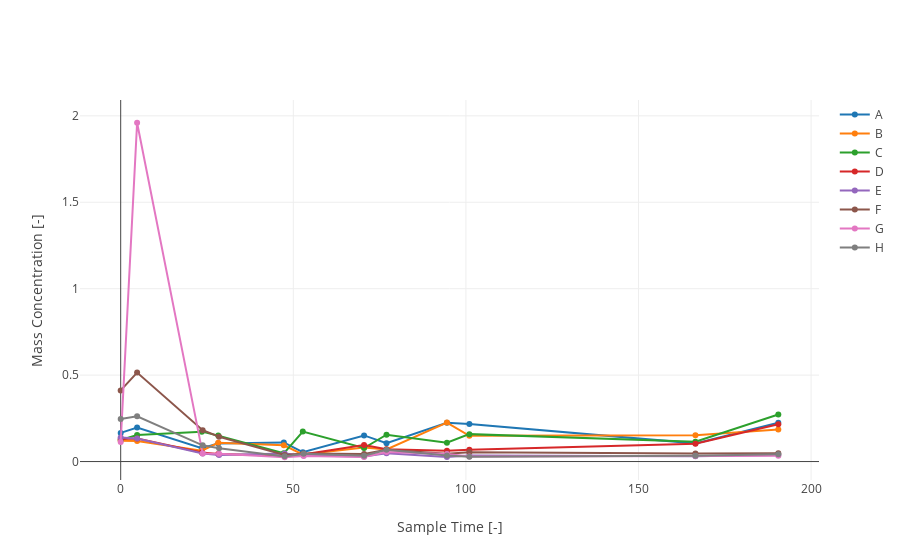

The notebook cell this image was saved under:
### Markdown cell above
### Plot product mass concentrations of all bottles over time

### Code cell
py.iplot(scatterplot_from_df(
    samplePeaks.loc[
        (samplePeaks.loc[:, "Is Diluted"] == "undiluted") & (samplePeaks.loc[:, "Compound Name"] == "EtOH")
    ], 
    "Sample Time", 
    "Mass Concentration", 
    seriesCol="Bottle",
    nameCols=["Area"],
    connect=True
))
